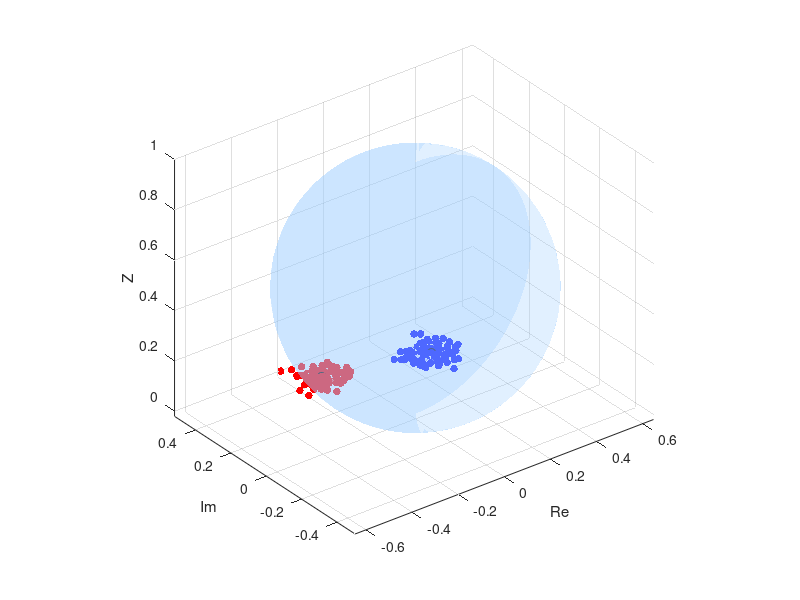

Write MATLAB code to recreate this figure. (Note: this script raises an error after producing the figure.)
% plot_two_systems_riemann_projection.m
% Shows 2 stochastic systems' supports, projections, and Riemann sphere embedding

clear; clc; close all;

%% Parameters
N = 100;  % Number of samples
spread = 0.05;

% Nominal points (distinct)
nom1 = 0.3 + 0.3j;
nom2 = -0.1 + 0.4j;

%% Generate complex samples for each system
samples1 = nom1 + spread * (randn(N,1) + 1j * randn(N,1));
samples2 = nom2 + spread * (randn(N,1) + 1j * randn(N,1));

x1 = real(samples1); y1 = imag(samples1);
x2 = real(samples2); y2 = imag(samples2);

%% Function: inverse stereographic projection
project_to_Riemann = @(z) [real(z) ./ (1 + abs(z).^2); ...
                           imag(z) ./ (1 + abs(z).^2); ...
                           abs(z).^2 ./ (1 + abs(z).^2)];

% Projections to Riemann sphere
proj1 = project_to_Riemann(samples1);
proj2 = project_to_Riemann(samples2);

%% Convex support sets (approximate as covariance ellipses)
ellipse_func = @(x, y) ...
    deal( ...
        mean([x y]), ...
        cov([x y]), ...
        @(mu,S) deal( ...
            mu(1) + cos(linspace(0,2*pi,200)) * sqrt(S(1,1)), ...
            mu(2) + sin(linspace(0,2*pi,200)) * sqrt(S(2,2)) ...
        ));

[mu1, Sigma1, ellipse1_func] = ellipse_func(x1, y1);
[mu2, Sigma2, ellipse2_func] = ellipse_func(x2, y2);
theta = linspace(0, 2*pi, 200);
[ell1_x, ell1_y] = ellipse1_func(mu1, Sigma1);
[ell2_x, ell2_y] = ellipse2_func(mu2, Sigma2);

% Complex ellipse points
ell1_cpx = ell1_x + 1j * ell1_y;
ell2_cpx = ell2_x + 1j * ell2_y;

% Project ellipse boundaries
proj1_ell = project_to_Riemann(ell1_cpx);
proj2_ell = project_to_Riemann(ell2_cpx);

% Project nominal points
proj_nom1 = project_to_Riemann(nom1);
proj_nom2 = project_to_Riemann(nom2);

%% Riemann sphere
[XS, YS, ZS] = sphere(50);
XS = XS * 0.5;
YS = YS * 0.5;
ZS = ZS * 0.5 + 0.5;

%% Plotting
figure('Color','w'); hold on; grid on; axis equal;
view(3); xlabel('Re'); ylabel('Im'); zlabel('Z');

% Complex plane support sets
fill3(ell1_x, ell1_y, zeros(size(ell1_x)), [0.9 0.9 1], ...
    'EdgeColor', 'b', 'LineWidth', 1.5, 'FaceAlpha', 0.5);
fill3(ell2_x, ell2_y, zeros(size(ell2_y)), [1 0.9 0.9], ...
    'EdgeColor', 'r', 'LineWidth', 1.5, 'FaceAlpha', 0.5);

% Samples
scatter3(x1, y1, zeros(N,1), 30, 'b', 'filled');
scatter3(x2, y2, zeros(N,1), 30, 'r', 'filled');

% Nominal points (on complex plane)
plot3(real(nom1), imag(nom1), 0, 'ko', 'MarkerFaceColor','b', 'MarkerSize', 6);
plot3(real(nom2), imag(nom2), 0, 'ko', 'MarkerFaceColor','r', 'MarkerSize', 6);

% Riemann sphere
surf(XS, YS, ZS, 'FaceAlpha', 0.3, 'EdgeColor', 'none', 'FaceColor', [0.6 0.8 1]);

% Projection lines from samples
for i = 1:N
    plot3([x1(i), proj1(1,i)], [y1(i), proj1(2,i)], [0, proj1(3,i)], 'b:');
    plot3([x2(i), proj2(1,i)], [y2(i), proj2(2,i)], [0, proj2(3,i)], 'r:');
end

% Projection lines for nominal points
plot3([real(nom1), proj_nom1(1)], [imag(nom1), proj_nom1(2)], [0, proj_nom1(3)], 'b-', 'LineWidth', 2);
plot3([real(nom2), proj_nom2(1)], [imag(nom2), proj_nom2(2)], [0, proj_nom2(3)], 'r-', 'LineWidth', 2);

% Projected samples
scatter3(proj1(1,:), proj1(2,:), proj1(3,:), 30, 'b', 'filled');
scatter3(proj2(1,:), proj2(2,:), proj2(3,:), 30, 'r', 'filled');

% Projected support sets
plot3(proj1_ell(1,:), proj1_ell(2,:), proj1_ell(3,:), 'b-', 'LineWidth', 2);
plot3(proj2_ell(1,:), proj2_ell(2,:), proj2_ell(3,:), 'r-', 'LineWidth', 2);

% Projected nominal points
plot3(proj_nom1(1), proj_nom1(2), proj_nom1(3), 'ko', 'MarkerFaceColor', 'c', 'MarkerSize', 6);
plot3(proj_nom2(1), proj_nom2(2), proj_nom2(3), 'ko', 'MarkerFaceColor', 'm', 'MarkerSize', 6);

% Labels
text(real(nom1)+0.05, imag(nom1), 0.01, 'Nom 1', 'Color', 'b');
text(real(nom2)+0.05, imag(nom2), 0.01, 'Nom 2', 'Color', 'r');
plot3(0, 0, 0, 'go', 'MarkerSize', 6, 'MarkerFaceColor', 'g'); % south pole
plot3(0, 0, 1, 'go', 'MarkerSize', 6, 'MarkerFaceColor', 'g'); % north pole

title('Two Stochastic Systems in Complex Plane and Riemann Sphere');
legend({'Support 1 in \mathbb{C}', 'Support 2 in \mathbb{C}', ...
        'Samples 1', 'Samples 2', ...
        'Nominal 1', 'Nominal 2', 'Riemann sphere', ...
        'Projections 1', 'Projections 2', ...
        'Nom proj 1', 'Nom proj 2', ...
        'Projected samples 1', 'Projected samples 2', ...
        'Support 1 on sphere', 'Support 2 on sphere'}, ...
        'Location', 'northeastoutside');
